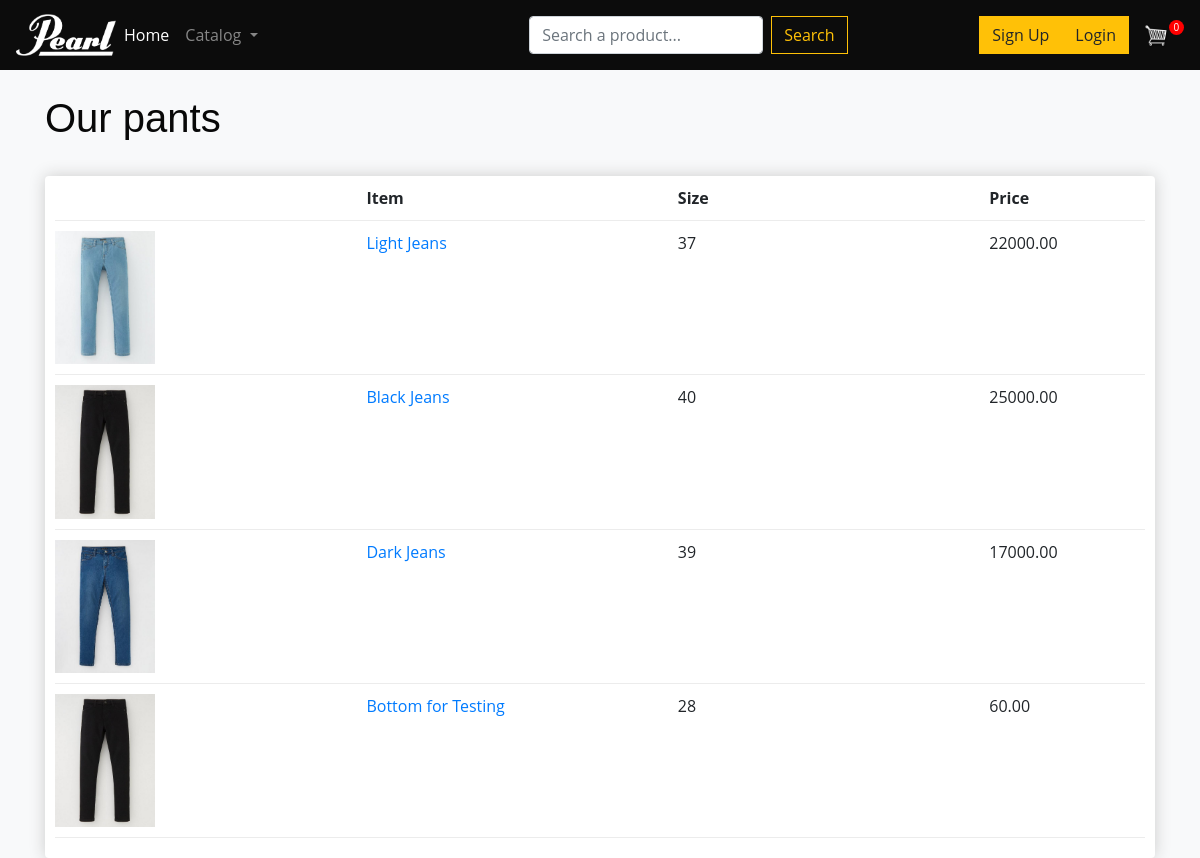
The app's page /pants/ with its own data.
### store/models.py (models this page shows)
class Product(models.Model):
    name = models.CharField(max_length=200, null=True)
    price = models.FloatField()
    image = models.ImageField(null=True, blank=True)
    digital = models.BooleanField(default=False, null=True, blank=True)
    estilo = models.ForeignKey(
        Estilo,
        on_delete=models.SET_NULL,
        null=True,
        help_text='Seleccione el o los estilos de este articulo.'
    )
    talla = models.CharField(
        max_length=10,
        null=True,
        blank=True,
        help_text='Agregue la talla de la prenda.'
    )
    marca = models.ForeignKey(
        Marca,
        on_delete=models.SET_NULL,
        null=True,
        help_text='Seleccione la marca de este articulo.'
    )
    description = models.CharField(
        max_length=100,
        null=True,
        help_text='Agregue una descripcion al articulo.'
    )
    def __str__(self):
        return self.name
    @property
    def imageURL(self):
        try:
            url = self.image.url
        except Exception:
            url = ''
        return url

### store/views.py (the view)
# urls.py: path('pants/', views.pantalones, name='pants'),
def pantalones(request):
    data = cartData(request)
    cartItems = data['cartItems']
    pantalones = Product.objects.filter(estilo__style="Pant")
    context = {
        'cartItems': cartItems,
        'pantalones': pantalones
    }
    return render(request, 'store/pants.html', context)

### store/utils.py (called while the page is built, shortened)
def cookieCart(request):
    try:
        cart = json.loads(request.COOKIES['cart'])
    except Exception:
        cart = {}
    print('Cart:', cart)
    items = []
    order = {
        'get_cart_total': 0,
        'get_cart_items': 0,
        'shipping': False
    }
    cartItems = order['get_cart_items']
    return {
        'cartItems': cartItems,
        'order': order,
        'items': items
    }

def cartData(request):
    if request.user.is_authenticated:
        customer = request.user.customer
        order, created = Order.objects.get_or_create(
            customer=customer,
            complete=False
        )
        items = order.orderitem_set.all()
        cartItems = order.get_cart_items
    else:
        cookieData = cookieCart(request)
        cartItems = cookieData['cartItems']
        order = cookieData['order']
        items = cookieData['items']
    return {
        'cartItems': cartItems,
        'order': order,
        'items': items
    }

### store/templates/store/pants.html
{% extends 'store/main.html' %}
{% load static %}
{% block content %}
    <h1>Our pants</h1>
	<div class="row">
		<div class="col-lg-12">
			<br>
			<div class="box-element">
				<div class="cart-row">
					<div style="flex:2"></div>
					<div style="flex:2"><strong>Item</strong></div>
                    <div style="flex:2"><strong>Size</strong></div>
					<div style="flex:1"><strong>Price</strong></div>
				</div>
				{% for pantalon in pantalones %}
				<div class="cart-row">
					<div style="flex:2"><img class="row-image" src="{{pantalon.imageURL}}"></div>
					<div style="flex:2">
                        <a href="{% url 'view_product' pantalon.id %}">{{ pantalon }}</a>
                    </div>
                    <div style="flex:2">{{pantalon.talla}}</div>
					<div style="flex:1">{{pantalon.price|floatformat:2}}</div>
				</div>
				{% endfor %}
			</div>
		</div>
	</div>
{% endblock content %}

### static/css/main.css (style rules this page uses)
body { background-color: #f8f9fa; }
h1,h2,h3,h4,h5,h6 { color:hsl(0, 0%, 30%); }
.box-element { box-shadow:hsl(0, 0%, 80%) 0 0 16px; background-color: #fff; border-radius: 4px; padding: 10px; }
.col-lg-4, .col-lg-6, .col-lg-8, .col-lg-12 { margin-top: 10px; }
.row-image { width: 100px; }
.cart-row { display: flex; align-items: flex-stretch; padding-bottom: 10px; margin-bottom: 10px; border-bottom: 1px solid #ececec; }
* { box-sizing: border-box; padding: 0; margin: 0; font-family: 'Open Sans', sans-serif; }
body { line-height: 1.5; }
img { width: 100%; display: block; }
h1 { position: relative; padding: 0; margin: 0; font-family: "Raleway", sans-serif; font-weight: 300; font-size: 40px; color: #080808; -webkit-transition: all 0.4s ease 0s; -o-transition: all 0.4s ease 0s; transition: all 0.4s ease 0s; }

### records on screen
Product: imageURL (picture), name "Light Jeans", talla "37", price "22000.00"
Product: imageURL (picture), name "Black Jeans", talla "40", price "25000.00"
Product: imageURL (picture), name "Dark Jeans", talla "39", price "17000.00"
Product: imageURL (picture), name "Bottom for Testing", talla "28", price "60.00"

### other values on screen
{{ cartItems }} "0"
